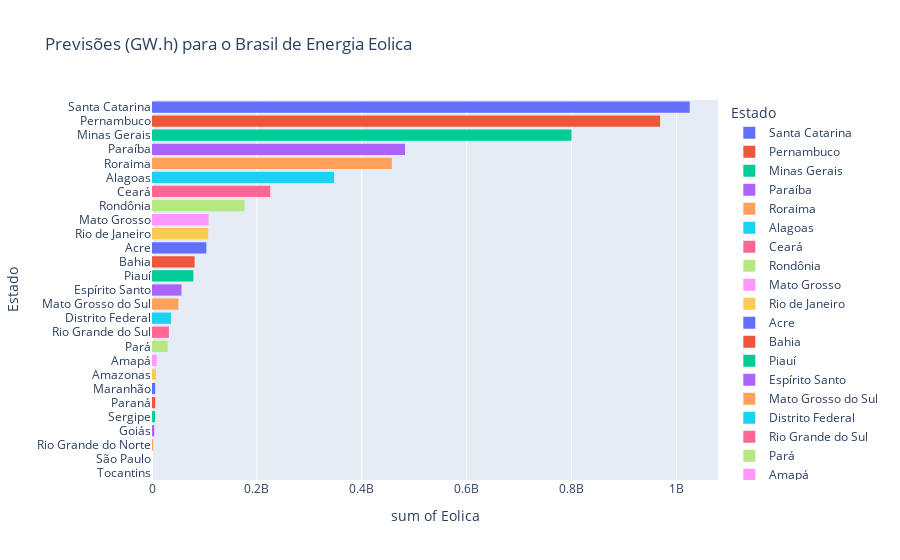

Notebook code for this chart:
### Code cell
# Previsões (GW.h) para o Brasil de Energia Eolica
fig = px.histogram(prev_GWh, y="Estado", x='Eolica', color="Estado",
                   title="Previsões (GW.h) para o Brasil de Energia Eolica")
fig.show()

### Figure 1 — Plotly figure (JSON) as saved in the notebook; plotly's stock layout.template omitted (floating-point values rounded to 4 significant figures)
{"data": [{"alignmentgroup": "True", "bingroup": "y", "histfunc": "sum", "hovertemplate": "Estado=%{y}<br>sum of Eolica=%{x}<extra></extra>", "legendgroup": "Santa Catarina", "marker": {"color": "#636efa"}, "name": "Santa Catarina", "offsetgroup": "Santa Catarina", "orientation": "h", "showlegend": true, "type": "histogram", "x": [1025024640], "xaxis": "x", "y": ["Santa Catarina"], "yaxis": "y"}, {"alignmentgroup": "True", "bingroup": "y", "histfunc": "sum", "hovertemplate": "Estado=%{y}<br>sum of Eolica=%{x}<extra></extra>", "legendgroup": "Pernambuco", "marker": {"color": "#EF553B"}, "name": "Pernambuco", "offsetgroup": "Pernambuco", "orientation": "h", "showlegend": true, "type": "histogram", "x": [968561280], "xaxis": "x", "y": ["Pernambuco"], "yaxis": "y"}, {"alignmentgroup": "True", "bingroup": "y", "histfunc": "sum", "hovertemplate": "Estado=%{y}<br>sum of Eolica=%{x}<extra></extra>", "legendgroup": "Minas Gerais", "marker": {"color": "#00cc96"}, "name": "Minas Gerais", "offsetgroup": "Minas Gerais", "orientation": "h", "showlegend": true, "type": "histogram", "x": [799832704], "xaxis": "x", "y": ["Minas Gerais"], "yaxis": "y"}, {"alignmentgroup": "True", "bingroup": "y", "histfunc": "sum", "hovertemplate": "Estado=%{y}<br>sum of Eolica=%{x}<extra></extra>", "legendgroup": "Paraíba", "marker": {"color": "#ab63fa"}, "name": "Paraíba", "offsetgroup": "Paraíba", "orientation": "h", "showlegend": true, "type": "histogram", "x": [482329600], "xaxis": "x", "y": ["Paraíba"], "yaxis": "y"}, {"alignmentgroup": "True", "bingroup": "y", "histfunc": "sum", "hovertemplate": "Estado=%{y}<br>sum of Eolica=%{x}<extra></extra>", "legendgroup": "Roraima", "marker": {"color": "#FFA15A"}, "name": "Roraima", "offsetgroup": "Roraima", "orientation": "h", "showlegend": true, "type": "histogram", "x": [457226464], "xaxis": "x", "y": ["Roraima"], "yaxis": "y"}, {"alignmentgroup": "True", "bingroup": "y", "histfunc": "sum", "hovertemplate": "Estado=%{y}<br>sum of Eolica=%{x}<extra></extra>", "legendgroup": "Alagoas", "marker": {"color": "#19d3f3"}, "name": "Alagoas", "offsetgroup": "Alagoas", "orientation": "h", "showlegend": true, "type": "histogram", "x": [347085376], "xaxis": "x", "y": ["Alagoas"], "yaxis": "y"}, {"alignmentgroup": "True", "bingroup": "y", "histfunc": "sum", "hovertemplate": "Estado=%{y}<br>sum of Eolica=%{x}<extra></extra>", "legendgroup": "Ceará", "marker": {"color": "#FF6692"}, "name": "Ceará", "offsetgroup": "Ceará", "orientation": "h", "showlegend": true, "type": "histogram", "x": [225350928], "xaxis": "x", "y": ["Ceará"], "yaxis": "y"}, {"alignmentgroup": "True", "bingroup": "y", "histfunc": "sum", "hovertemplate": "Estado=%{y}<br>sum of Eolica=%{x}<extra></extra>", "legendgroup": "Rondônia", "marker": {"color": "#B6E880"}, "name": "Rondônia", "offsetgroup": "Rondônia", "orientation": "h", "showlegend": true, "type": "histogram", "x": [176423552], "xaxis": "x", "y": ["Rondônia"], "yaxis": "y"}, {"alignmentgroup": "True", "bingroup": "y", "histfunc": "sum", "hovertemplate": "Estado=%{y}<br>sum of Eolica=%{x}<extra></extra>", "legendgroup": "Mato Grosso", "marker": {"color": "#FF97FF"}, "name": "Mato Grosso", "offsetgroup": "Mato Grosso", "orientation": "h", "showlegend": true, "type": "histogram", "x": [107824224], "xaxis": "x", "y": ["Mato Grosso"], "yaxis": "y"}, {"alignmentgroup": "True", "bingroup": "y", "histfunc": "sum", "hovertemplate": "Estado=%{y}<br>sum of Eolica=%{x}<extra></extra>", "legendgroup": "Rio de Janeiro", "marker": {"color": "#FECB52"}, "name": "Rio de Janeiro", "offsetgroup": "Rio de Janeiro", "orientation": "h", "showlegend": true, "type": "histogram", "x": [107155168], "xaxis": "x", "y": ["Rio de Janeiro"], "yaxis": "y"}, {"alignmentgroup": "True", "bingroup": "y", "histfunc": "sum", "hovertemplate": "Estado=%{y}<br>sum of Eolica=%{x}<extra></extra>", "legendgroup": "Acre", "marker": {"color": "#636efa"}, "name": "Acre", "offsetgroup": "Acre", "orientation": "h", "showlegend": true, "type": "histogram", "x": [103582256], "xaxis": "x", "y": ["Acre"], "yaxis": "y"}, {"alignmentgroup": "True", "bingroup": "y", "histfunc": "sum", "hovertemplate": "Estado=%{y}<br>sum of Eolica=%{x}<extra></extra>", "legendgroup": "Bahia", "marker": {"color": "#EF553B"}, "name": "Bahia", "offsetgroup": "Bahia", "orientation": "h", "showlegend": true, "type": "histogram", "x": [81248032], "xaxis": "x", "y": ["Bahia"], "yaxis": "y"}, {"alignmentgroup": "True", "bingroup": "y", "histfunc": "sum", "hovertemplate": "Estado=%{y}<br>sum of Eolica=%{x}<extra></extra>", "legendgroup": "Piauí", "marker": {"color": "#00cc96"}, "name": "Piauí", "offsetgroup": "Piauí", "orientation": "h", "showlegend": true, "type": "histogram", "x": [78860920], "xaxis": "x", "y": ["Piauí"], "yaxis": "y"}, {"alignmentgroup": "True", "bingroup": "y", "histfunc": "sum", "hovertemplate": "Estado=%{y}<br>sum of Eolica=%{x}<extra></extra>", "legendgroup": "Espírito Santo", "marker": {"color": "#ab63fa"}, "name": "Espírito Santo", "offsetgroup": "Espírito Santo", "orientation": "h", "showlegend": true, "type": "histogram", "x": [56219848], "xaxis": "x", "y": ["Espírito Santo"], "yaxis": "y"}, {"alignmentgroup": "True", "bingroup": "y", "histfunc": "sum", "hovertemplate": "Estado=%{y}<br>sum of Eolica=%{x}<extra></extra>", "legendgroup": "Mato Grosso do Sul", "marker": {"color": "#FFA15A"}, "name": "Mato Grosso do Sul", "offsetgroup": "Mato Grosso do Sul", "orientation": "h", "showlegend": true, "type": "histogram", "x": [50169552], "xaxis": "x", "y": ["Mato Grosso do Sul"], "yaxis": "y"}, {"alignmentgroup": "True", "bingroup": "y", "histfunc": "sum", "hovertemplate": "Estado=%{y}<br>sum of Eolica=%{x}<extra></extra>", "legendgroup": "Distrito Federal", "marker": {"color": "#19d3f3"}, "name": "Distrito Federal", "offsetgroup": "Distrito Federal", "orientation": "h", "showlegend": true, "type": "histogram", "x": [36048196], "xaxis": "x", "y": ["Distrito Federal"], "yaxis": "y"}, {"alignmentgroup": "True", "bingroup": "y", "histfunc": "sum", "hovertemplate": "Estado=%{y}<br>sum of Eolica=%{x}<extra></extra>", "legendgroup": "Rio Grande do Sul", "marker": {"color": "#FF6692"}, "name": "Rio Grande do Sul", "offsetgroup": "Rio Grande do Sul", "orientation": "h", "showlegend": true, "type": "histogram", "x": [32204690], "xaxis": "x", "y": ["Rio Grande do Sul"], "yaxis": "y"}, {"alignmentgroup": "True", "bingroup": "y", "histfunc": "sum", "hovertemplate": "Estado=%{y}<br>sum of Eolica=%{x}<extra></extra>", "legendgroup": "Pará", "marker": {"color": "#B6E880"}, "name": "Pará", "offsetgroup": "Pará", "orientation": "h", "showlegend": true, "type": "histogram", "x": [30038814], "xaxis": "x", "y": ["Pará"], "yaxis": "y"}, {"alignmentgroup": "True", "bingroup": "y", "histfunc": "sum", "hovertemplate": "Estado=%{y}<br>sum of Eolica=%{x}<extra></extra>", "legendgroup": "Amapá", "marker": {"color": "#FF97FF"}, "name": "Amapá", "offsetgroup": "Amapá", "orientation": "h", "showlegend": true, "type": "histogram", "x": [8937212], "xaxis": "x", "y": ["Amapá"], "yaxis": "y"}, {"alignmentgroup": "True", "bingroup": "y", "histfunc": "sum", "hovertemplate": "Estado=%{y}<br>sum of Eolica=%{x}<extra></extra>", "legendgroup": "Amazonas", "marker": {"color": "#FECB52"}, "name": "Amazonas", "offsetgroup": "Amazonas", "orientation": "h", "showlegend": true, "type": "histogram", "x": [7518509], "xaxis": "x", "y": ["Amazonas"], "yaxis": "y"}, {"alignmentgroup": "True", "bingroup": "y", "histfunc": "sum", "hovertemplate": "Estado=%{y}<br>sum of Eolica=%{x}<extra></extra>", "legendgroup": "Maranhão", "marker": {"color": "#636efa"}, "name": "Maranhão", "offsetgroup": "Maranhão", "orientation": "h", "showlegend": true, "type": "histogram", "x": [6154913], "xaxis": "x", "y": ["Maranhão"], "yaxis": "y"}, {"alignmentgroup": "True", "bingroup": "y", "histfunc": "sum", "hovertemplate": "Estado=%{y}<br>sum of Eolica=%{x}<extra></extra>", "legendgroup": "Paraná", "marker": {"color": "#EF553B"}, "name": "Paraná", "offsetgroup": "Paraná", "orientation": "h", "showlegend": true, "type": "histogram", "x": [6110363], "xaxis": "x", "y": ["Paraná"], "yaxis": "y"}, {"alignmentgroup": "True", "bingroup": "y", "histfunc": "sum", "hovertemplate": "Estado=%{y}<br>sum of Eolica=%{x}<extra></extra>", "legendgroup": "Sergipe", "marker": {"color": "#00cc96"}, "name": "Sergipe", "offsetgroup": "Sergipe", "orientation": "h", "showlegend": true, "type": "histogram", "x": [5689338], "xaxis": "x", "y": ["Sergipe"], "yaxis": "y"}, {"alignmentgroup": "True", "bingroup": "y", "histfunc": "sum", "hovertemplate": "Estado=%{y}<br>sum of Eolica=%{x}<extra></extra>", "legendgroup": "Goiás", "marker": {"color": "#ab63fa"}, "name": "Goiás", "offsetgroup": "Goiás", "orientation": "h", "showlegend": true, "type": "histogram", "x": [4255750], "xaxis": "x", "y": ["Goiás"], "yaxis": "y"}, {"alignmentgroup": "True", "bingroup": "y", "histfunc": "sum", "hovertemplate": "Estado=%{y}<br>sum of Eolica=%{x}<extra></extra>", "legendgroup": "Rio Grande do Norte", "marker": {"color": "#FFA15A"}, "name": "Rio Grande do Norte", "offsetgroup": "Rio Grande do Norte", "orientation": "h", "showlegend": true, "type": "histogram", "x": [2351460], "xaxis": "x", "y": ["Rio Grande do Norte"], "yaxis": "y"}, {"alignmentgroup": "True", "bingroup": "y", "histfunc": "sum", "hovertemplate": "Estado=%{y}<br>sum of Eolica=%{x}<extra></extra>", "legendgroup": "São Paulo", "marker": {"color": "#19d3f3"}, "name": "São Paulo", "offsetgroup": "São Paulo", "orientation": "h", "showlegend": true, "type": "histogram", "x": [null], "xaxis": "x", "y": ["São Paulo"], "yaxis": "y"}, {"alignmentgroup": "True", "bingroup": "y", "histfunc": "sum", "hovertemplate": "Estado=%{y}<br>sum of Eolica=%{x}<extra></extra>", "legendgroup": "Tocantins", "marker": {"color": "#FF6692"}, "name": "Tocantins", "offsetgroup": "Tocantins", "orientation": "h", "showlegend": true, "type": "histogram", "x": [null], "xaxis": "x", "y": ["Tocantins"], "yaxis": "y"}], "layout": {"barmode": "relative", "legend": {"title": {"text": "Estado"}, "tracegroupgap": 0}, "title": {"text": "Previsões (GW.h) para o Brasil de Energia Eolica"}, "xaxis": {"anchor": "y", "domain": [0, 1], "title": {"text": "sum of Eolica"}}, "yaxis": {"anchor": "x", "categoryarray": ["Tocantins", "São Paulo", "Rio Grande do Norte", "Goiás", "Sergipe", "Paraná", "Maranhão", "Amazonas", "Amapá", "Pará", "Rio Grande do Sul", "Distrito Federal", "Mato Grosso do Sul", "Espírito Santo", "Piauí", "Bahia", "Acre", "Rio de Janeiro", "Mato Grosso", "Rondônia", "Ceará", "Alagoas", "Roraima", "Paraíba", "Minas Gerais", "Pernambuco", "Santa Catarina"], "categoryorder": "array", "domain": [0, 1], "title": {"text": "Estado"}}}}
